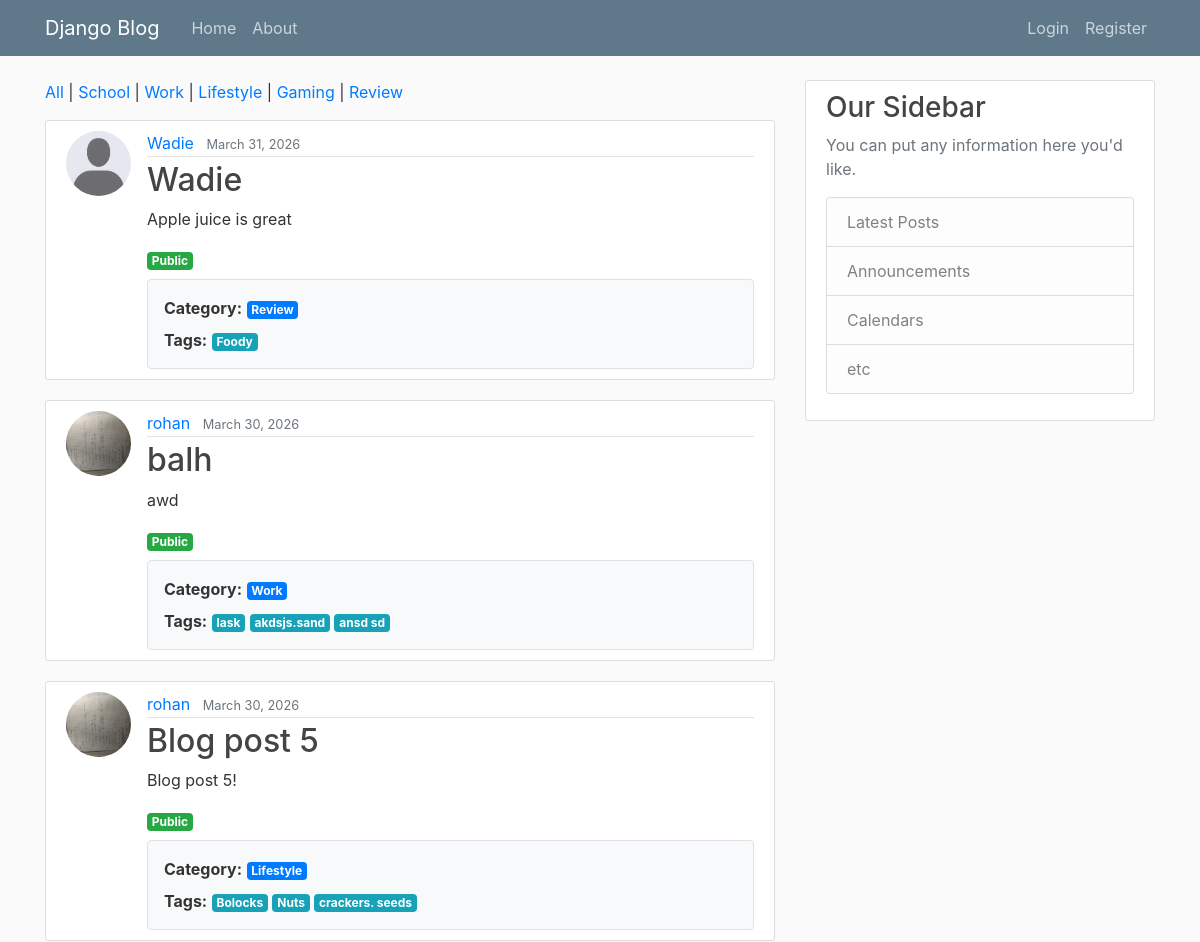
/ (upper part), run on an earlier commit of the app's database.
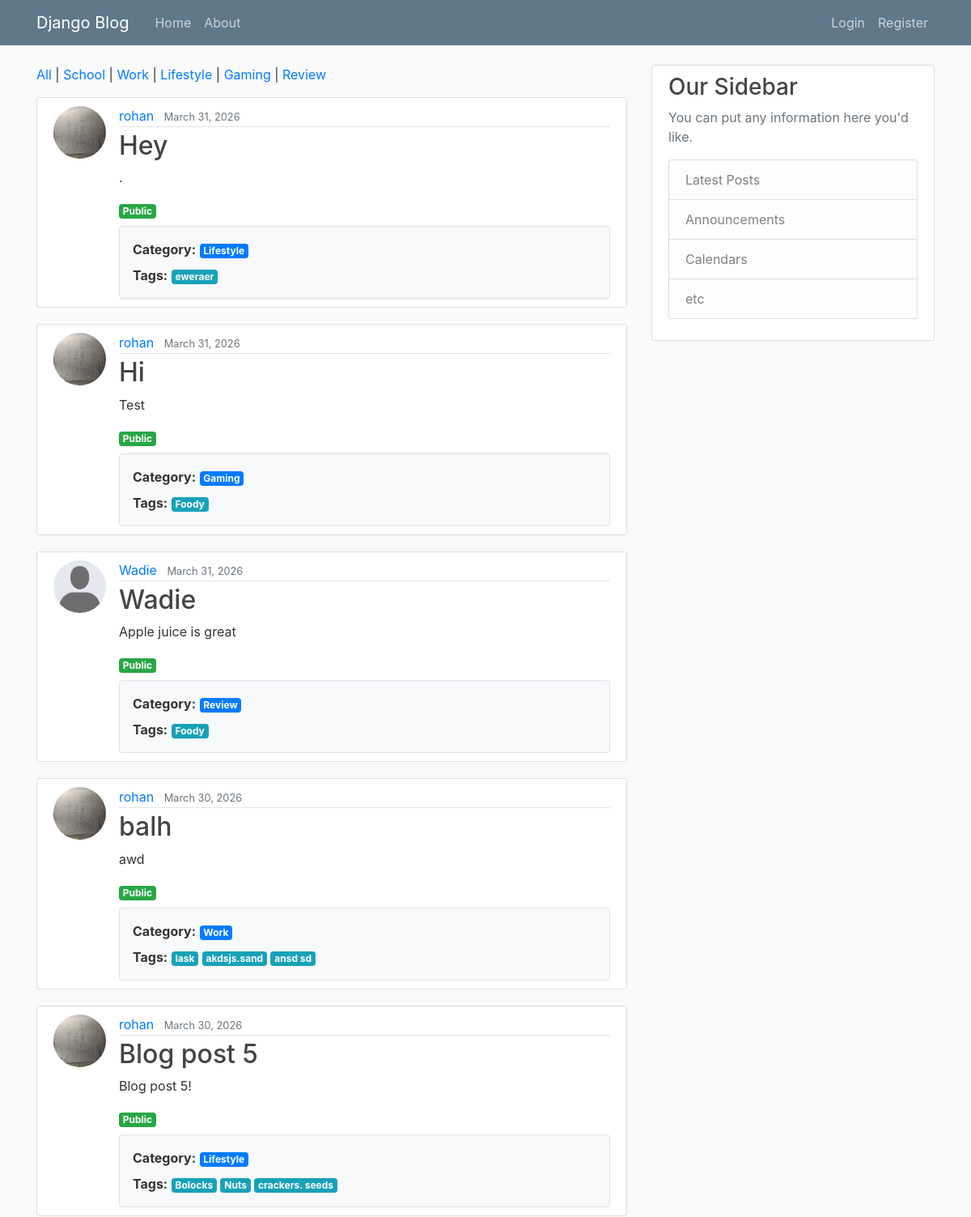
And on a later commit of the database.
### blog/models.py (models this page shows, shortened)
class Category(models.Model):
    name = models.CharField(max_length=50, unique=True) # Name of the category (e.g. School)
    slug = models.SlugField(unique=True, blank=True) # (slugs ensuring that special characters in categories or tags do not break the website's URL structure) URL-friendly version of the name

class Post(models.Model):
    title = models.CharField(max_length=100) # title character field attributes
    content = models.TextField() # unrestricted text
    date_posted = models.DateTimeField(default=timezone.now) # sets the date of the post, though is changeable
    author = models.ForeignKey(User, on_delete=models.CASCADE) # One-to-many relationship, one user, many posts. If a user is deleted then all posts are deleted
    is_private = models.BooleanField(default=False)  # private post flag
    category = models.ForeignKey(
        Category,
        on_delete=models.SET_NULL,
        null=True,
        blank=True,
        related_name='posts'
    )
    tags = models.ManyToManyField(
        Tag,
        blank=True,
        related_name='posts'
    )

class Tag(models.Model):
    name = models.CharField(max_length=30, unique=True) # Tag name entered by user
    slug = models.SlugField(unique=True, blank=True) # Clean URL version

### users/models.py (models this page shows, shortened)
class Profile(models.Model):
    user = models.OneToOneField(User, on_delete=models.CASCADE)
    image = models.ImageField(default='profile_pics/default.jpg', upload_to='profile_pics')
    about_me = models.TextField(blank=True, default='')  # short bio box

### blog/views.py (the view)
# urls.py: path('', PostListView.as_view(), name='blog-home'),
class PostListView(ListView):
    model = Post
    template_name = 'blog/home.html'  # <app>/<model>_<viewtype>.html
    context_object_name = 'posts'
    ordering = ['-date_posted']
    def get_queryset(self):
        queryset = super().get_queryset()
        if self.request.user.is_authenticated:
            from django.db.models import Q
            queryset = queryset.filter(Q(is_private=False) | Q(author=self.request.user))
        else:
            queryset = queryset.filter(is_private=False)
        category = self.request.GET.get('category')
        tag = self.request.GET.get('tag')
        if category:
            queryset = queryset.filter(category__slug=category)
        if tag:
            queryset = queryset.filter(tags__slug=tag)
        return queryset
    def get_context_data(self, **kwargs):
        context = super().get_context_data(**kwargs)
        context['categories'] = Category.objects.all()
        return context

### blog/templates/blog/home.html
{% extends "base/base.html" %}
{% block content %}
<div class="mb-3">
  <a href="{% url 'blog-home' %}">All</a>
  {% for category in categories %}
    | <a href="?category={{ category.slug }}">{{ category.name }}</a>
  {% endfor %}
</div>
{% for post in posts %}
<article class="media content-section">
    <img class="rounded-circle article-img" src="{{ post.author.profile.image.url }}">
    <div class="media-body">
        <div class="article-metadata">
            <a class="mr-2" href="{% url 'public-profile' post.author.username %}">{{ post.author.username }}</a>
            <small class="text-muted">{{ post.date_posted|date:"F d, Y" }}</small>
        </div>
        <h2>
            <a class="article-title" href="{% url 'post-detail' post.id %}">{{ post.title }}</a>
        </h2>
        <p class="article-content">{{ post.content }}</p>
        <p class="mb-2">
            {% if post.is_private %}
                <span class="badge badge-secondary">Private</span>
            {% else %}
                <span class="badge badge-success">Public</span>
            {% endif %}
        </p>
        <div class="border rounded p-3 mt-2 bg-light">
            <p class="mb-2">
                <strong>Category:</strong>
                {% if post.category %}
                    <span class="badge badge-primary">{{ post.category.name }}</span>
                {% else %}
                    <span class="text-muted">None</span>
                {% endif %}
            </p>
            <p class="mb-0">
                <strong>Tags:</strong>
                {% for tag in post.tags.all %}
                    <span class="badge badge-info">{{ tag.name }}</span>{% if not forloop.last %} {% endif %}
                {% empty %}
                    <span class="text-muted">None</span>
                {% endfor %}
            </p>
        </div>
    </div>
</article>
{% endfor %}
{% endblock content %}

### blog/templates/base/base.html (shortened to what this page needs)
{% load static %}
<!DOCTYPE html>
<html>
<head>
    <link rel="stylesheet" href="https://maxcdn.bootstrapcdn.com/bootstrap/4.0.0/css/bootstrap.min.css">
    <link rel="stylesheet" type="text/css" href="{% static 'blog/main.css' %}">
</head>
<body>
    <header class="site-header">
      <nav class="navbar navbar-expand-md navbar-dark bg-steel fixed-top">
        <div class="container">
          <a class="navbar-brand mr-4" href="{% url 'blog-home' %}">Django Blog</a>
          <div class="collapse navbar-collapse" id="navbarToggle">
            <div class="navbar-nav mr-auto">
              <a class="nav-item nav-link" href="{% url 'blog-home' %}">Home</a>
              <a class="nav-item nav-link" href="{% url 'blog-about' %}">About</a>
            </div>
<div class="navbar-nav">
  {% if user.is_authenticated %}
    <a class="nav-item nav-link" href="{% url 'post-create' %}">New Post</a>
    <a class="nav-item nav-link" href="{% url 'profile' %}">Profile</a>
<form method="post" action="{% url 'logout' %}">
    {% csrf_token %}
    <button type="submit">Logout</button>
</form>
  {% else %}
    <a class="nav-item nav-link" href="{% url 'login' %}">Login</a>
    <a class="nav-item nav-link" href="{% url 'register' %}">Register</a>
  {% endif %}
</div>
          </div>
        </div>
      </nav>
    </header>
    <main role="main" class="container">
      <div class="row">
        <div class="col-md-8">
          {% block content %}{% endblock %}
        </div>
        <div class="col-md-4">
          <div class="content-section">
            <h3>Our Sidebar</h3>
            <p class='text-muted'>You can put any information here you'd like.
              <ul class="list-group">
                <li class="list-group-item list-group-item-light">Latest Posts</li>
                <li class="list-group-item list-group-item-light">Announcements</li>
                <li class="list-group-item list-group-item-light">Calendars</li>
                <li class="list-group-item list-group-item-light">etc</li>
              </ul>
            </p>
          </div>
        </div>
      </div>
    </main>
</body>
</html>

### blog/static/blog/main.css (style rules this page uses)
body { background: #fafafa; color: #333333; margin-top: 5rem; }
h1, h2, h3, h4, h5, h6 { color: #444444; }
ul { margin: 0; }
.bg-steel { background-color: #5f788a; }
.site-header .navbar-nav .nav-link { color: #cbd5db; }
.content-section { background: #ffffff; padding: 10px 20px; border: 1px solid #dddddd; border-radius: 3px; margin-bottom: 20px; }
.article-title { color: #444444; }
.article-content { white-space: pre-line; }
.article-img { height: 65px; width: 65px; margin-right: 16px; }
.article-metadata { padding-bottom: 1px; margin-bottom: 4px; border-bottom: 1px solid #e3e3e3 }

What changed in the data, as far as the page shows it:
added Post: author.profile.image (picture), author.username "rohan", date_posted "March 31, 2026", title "Hey", content ".", is_private "Public", category.name "Lifestyle"
added Tag: name "eweraer", shown under "rohan"
added Post: author.profile.image (picture), author.username "rohan", date_posted "March 31, 2026", title "Hi", content "Test", is_private "Public", category.name "Gaming", Tag (name "Foody")
